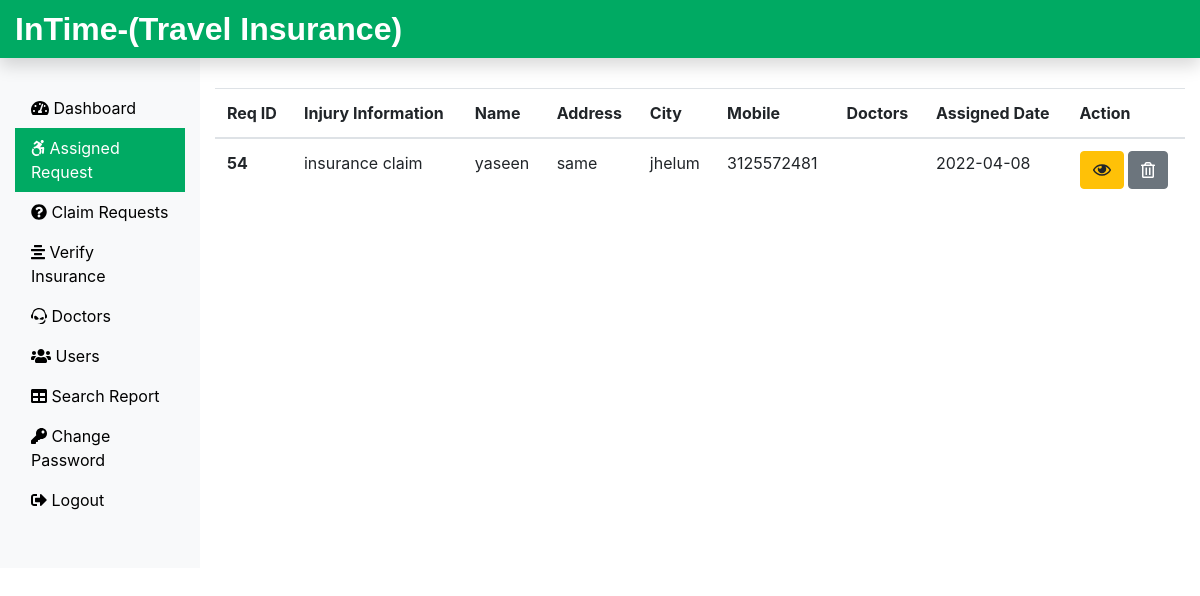
The app's page /intime/Admin/work.php (signed in) with its own data.
### tables this page shows
CREATE TABLE `assignwork_tb` (
  `rno` int(11) NOT NULL,
  `request_id` int(11) NOT NULL,
  `request_info` text NOT NULL,
  `request_desc` text NOT NULL,
  `requester_name` varchar(60) NOT NULL,
  `requester_add1` text NOT NULL,
  `requester_add2` text NOT NULL,
  `requester_city` varchar(60) NOT NULL,
  `requester_state` varchar(60) NOT NULL,
  `requester_zip` int(11) NOT NULL,
  `requester_email` varchar(60) NOT NULL,
  `requester_mobile` bigint(11) NOT NULL,
  `assign_tech` varchar(60) NOT NULL,
  `assign_date` date NOT NULL
);

### intime/Admin/work.php (the view, shortened to what this page needs)
<?php
include('includes/header.php');
include('../dbConnection.php');
?>
<div class="col-sm-9 col-md-10 mt-5">
  <?php
 $sql = "SELECT * FROM assignwork_tb";
 $result = $conn->query($sql);
 if($result->num_rows > 0){
  echo '<table class="table">
  <thead>
    <tr>
      <th scope="col">Req ID</th>
      <th scope="col">Injury Information</th>
      <th scope="col">Name</th>
      <th scope="col">Address</th>
      <th scope="col">City</th>
      <th scope="col">Mobile</th>
      <th scope="col">Doctors</th>
      <th scope="col">Assigned Date</th>
      <th scope="col">Action</th>
    </tr>
  </thead>
  <tbody>';
  while($row = $result->fetch_assoc()){
    echo '<tr>
    <th scope="row">'.$row["request_id"].'</th>
    <td>'.$row["request_info"].'</td>
    <td>'.$row["requester_name"].'</td>
    <td>'.$row["requester_add2"].'</td>
    <td>'.$row["requester_city"].'</td>
    <td>'.$row["requester_mobile"].'</td>
    <td>'.$row["doc_name"].'</td>
    <td>'.$row["assign_date"].'</td>
    <td><form action="viewassignwork.php" method="POST" class="d-inline"> <input type="hidden" name="id" value='. $row["request_id"] .'><button type="submit" class="btn btn-warning" name="view" value="View"><i class="far fa-eye"></i></button></form>
    <form action="" method="POST" class="d-inline"><input type="hidden" name="id" value='. $row["request_id"] .'><button type="submit" class="btn btn-secondary" name="delete" value="Delete"><i class="far fa-trash-alt"></i></button></form>
    </td>
    </tr>';
   }
   echo '</tbody> </table>';
  } else {
    echo "No Assign Work";
  }
  ?>
</div>
</div>
</div>
<?php
include('includes/footer.php');
?>

### records on screen
assignwork_tb: request "54", request_info "insurance claim", requester_name "yaseen", requester_add2 "same", requester_city "jhelum", requester_mobile "3125572481", assign_date "2022-04-08"
